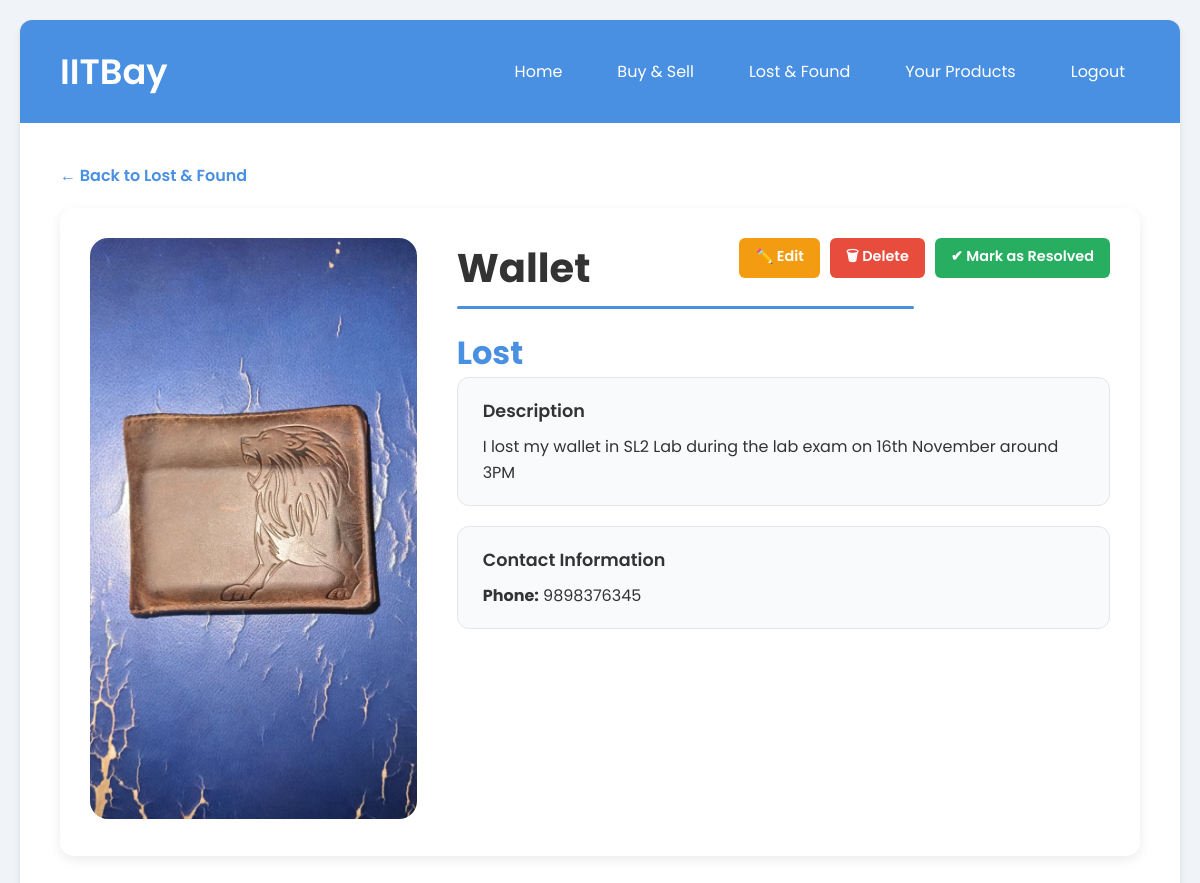
The page /lost-found/2 (signed in) on the database its author committed.
### tables this page shows
CREATE TABLE lost_found_items (
                id INTEGER PRIMARY KEY AUTOINCREMENT,
                item TEXT NOT NULL,
                description TEXT,
                image TEXT,
                contact TEXT,
                status TEXT NOT NULL,
                user_id INTEGER
            );

### app.py (the view)
@app.route('/lost-found/<int:item_id>')
def lost_found_detail(item_id):
    if 'username' not in session:
        return redirect(url_for('login'))
    db = get_db()
    item = db.execute("SELECT * FROM lost_found_items WHERE id = ?", (item_id,)).fetchone()
    if item is None:
        return "Item not found.", 404
    return render_template('lostfound_detail.html', item=item)

### app.py (called while the page is built)
def get_db():
    db = getattr(g, '_database', None)
    if db is None:
        db = g._database = sqlite3.connect(DATABASE)
        db.row_factory = sqlite3.Row
    return db

@app.teardown_appcontext
def close_connection(exception):
    db = getattr(g, '_database', None)
    if db is not None:
        db.close()

### templates/lostfound_detail.html
{% extends "base.html" %}
{% block content %}
<a href="{{ url_for('lost_found') }}" class="back-link">← Back to Lost & Found</a>
<div class="product-detail-container">
    <div class="detail-container">
        <div class="left-section">
            {% if item.image %}
                {% if item.image.startswith('http') %}
                    <img src="{{ item.image }}" class="product-main-image">
                {% else %}
                    <img src="{{ url_for('static', filename='uploads/' ~ item.image) }}"
                         class="product-main-image">
                {% endif %}
            {% else %}
                <div class="product-main-image"
                    style="display:flex;align-items:center;justify-content:center;background:#e3f2fd;">
                    📦
                </div>
            {% endif %}
        </div>
        <div class="right-section">
            {% if session['user_id'] == item.user_id or session['role'] == 'admin' %}
            <div class="edit-delete-buttons">
                <a href="{{ url_for('edit_lost_item', item_id=item.id) }}" class="edit-btn">✏️ Edit</a>
                <a href="{{ url_for('delete_lost_item', item_id=item.id) }}"
                   onclick="return confirm('Delete this item?')"
                   class="delete-btn">🗑 Delete</a>
                {% if item.status != 'resolved' %}
                <a href="{{ url_for('resolve_lost_item', item_id=item.id) }}" class="sold-btn">
                    ✔ Mark as Resolved
                </a>
                {% endif %}
            </div>
            {% endif %}
            <h2 class="product-title">{{ item.item }}</h2>
            <div class="product-divider"></div>
            <div class="product-price-large">
                {{ item.status|capitalize }}
            </div>
            <div class="info-card">
                <h3 class="info-heading">Description</h3>
                <p class="info-text">{{ item.description }}</p>
            </div>
            <div class="info-card">
                <h3 class="info-heading">Contact Information</h3>
                <p><strong>Phone:</strong> {{ item.contact }}</p>
            </div>
        </div>
    </div>
</div>
{% endblock %}

### static/style.css (style rules this page uses)
* { margin: 0; padding: 0; box-sizing: border-box; }
body { font-family: 'Poppins', sans-serif; background-color: #f0f4f8; min-height: 100vh; padding: 20px; color: #333; }
.back-link { color: #4a90e2; text-decoration: none; font-weight: 600; margin-bottom: 20px; display: inline-block; }
.product-detail-container { background: white; padding: 30px; border-radius: 14px; box-shadow: 0 4px 12px rgba(0,0,0,0.08); }
.detail-container, .product-detail-flex { display: flex; gap: 40px; }
.left-section { flex: 1; }
.right-section { flex: 2; position: relative; }
.product-main-image { width: 100%; max-width: 400px; border-radius: 18px; object-fit: cover; }
.product-title { font-size: 2.5rem; font-weight: 700; }
.product-divider { width: 70%; height: 3px; background: #4a90e2; margin: 8px 0 20px; border-radius: 4px; }
.product-price-large { font-size: 2rem; font-weight: 700; color: #4a90e2; }
.info-card { background: #f8fafc; padding: 20px 25px; border-radius: 12px; border: 1px solid #e2e6eb; margin-bottom: 20px; }
.info-heading { font-size: 1.1rem; font-weight: 600; margin-bottom: 10px; }
.info-text { font-size: 1rem; line-height: 1.6; }
.edit-delete-buttons { position: absolute; top: 0; right: 0; display: flex; gap: 10px; }
.edit-btn, .delete-btn, .sold-btn { padding: 8px 16px; color: white; border-radius: 6px; font-weight: 600; text-decoration: none; font-size: 0.9rem; }
.edit-btn { background: #f39c12; }
.delete-btn { background: #e74c3c; }
.sold-btn { background: #27ae60; }

### rows shown on the page
lost_found_items: image (picture), item "Wallet", status "Lost", description "I lost my wallet in SL2 Lab during the lab exam on 16th November around 3PM", contact "9898376345"
